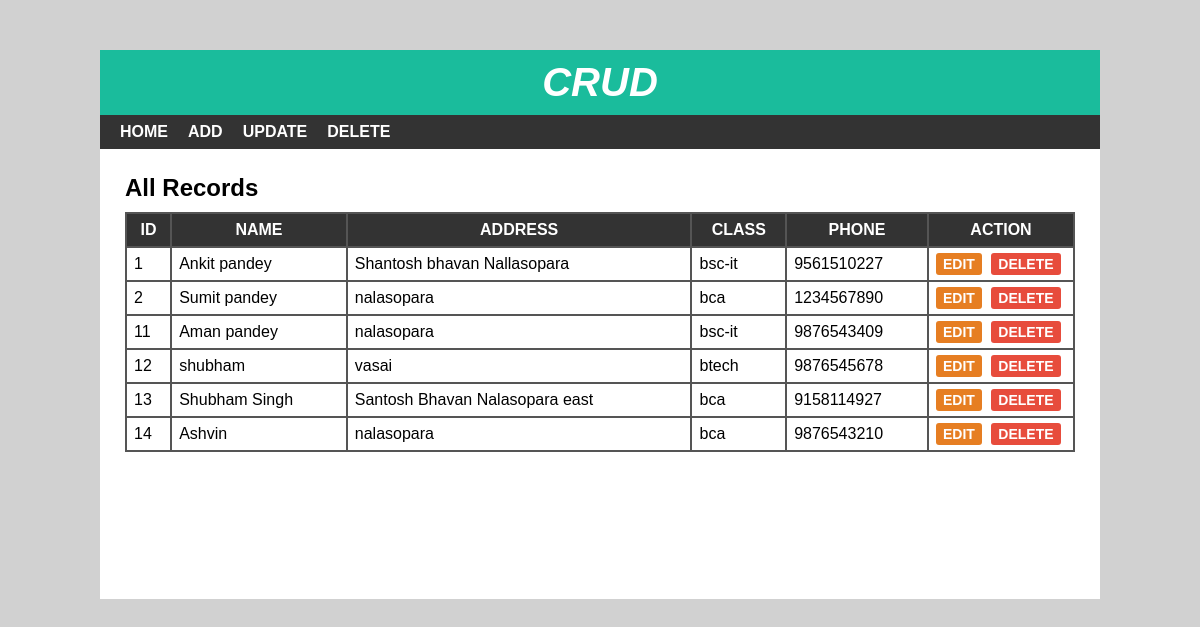
The page / on the database its author committed.
### tables this page shows
CREATE TABLE `student` (
  `sid` int(100) NOT NULL,
  `sname` varchar(30) NOT NULL,
  `saddress` varchar(100) NOT NULL,
  `sclass` int(10) NOT NULL,
  `sphone` varchar(10) NOT NULL
);

CREATE TABLE `studentclass` (
  `cid` int(11) NOT NULL,
  `cname` varchar(15) NOT NULL
);

### index.php (the view)
<?php
include 'header.php';
?>
<div id="main-content">
    <h2>All Records</h2>
    <?php
        include 'config.php';
         $sql = "SELECT * FROM student JOIN studentclass WHERE student.sclass = studentclass.cid";
         $result = mysqli_query($conn, $sql) or die("querry unsuccessful.");
         if(mysqli_num_rows($result) > 0){
    ?>
    <table cellpadding="7px">
        <thead>
            <th>Id</th>
            <th>Name</th>
            <th>Address</th>
            <th>Class</th>
            <th>Phone</th>
            <th>Action</th>
        </thead>
        <tbody>
            <?php
                 while($row = mysqli_fetch_assoc($result)){
            ?>
            <tr>
                <td>
                    <?php
                     echo $row['sid'];
                ?>
                </td>
                <td>
                    <?php
                     echo $row['sname'];
                ?>
                </td>
                <td>
                    <?php
                     echo $row['saddress'];
                ?>
                </td>
                <td>
                    <?php
                     echo $row['cname'];
                ?>
                </td>
                <td>
                    <?php
                     echo $row['sphone'];
                ?>
                </td>
                <td>
                    <a href='edit.php?id=<?php echo $row['sid']; ?>'>Edit</a>
                    <a href='delete-inline.php?id=<?php echo $row['sid']; ?>'>Delete</a>
                </td>
            </tr>
            <?php
                   }
            ?>
        </tbody>
    </table>
    <?php
         }
    ?>
</div>
</div>
</body>
</html>

### header.php (shortened to what this page needs)
<!DOCTYPE html>
<html lang="en">
<head>
  <link rel="stylesheet" href="css/style.css">
</head>
<body>
    <div id="wrapper">
        <div id="header">
            <h1>Crud</h1>
        </div>
        <div id="menu">
            <ul>
                <li>
                    <a href="index.php">Home</a>
                </li>
                <li>
                    <a href="add.php">Add</a>
                </li>
                <li>
                    <a href="update.php">Update</a>
                </li>
                <li>
                    <a href="delete.php">Delete</a>
                </li>
            </ul>
        </div>

### css/style.css (style rules this page uses)
body { font:16px arial; margin: 0; padding: 0; background: #d1d1d1; }
#wrapper { width: 1000px; margin: 50px auto 0; background-color: #fff; }
#header { text-align: center; background-color: #1abc9c; padding: 10px; }
#header h1 { color: #fff; font-size: 40px; font-style: italic; font-weight: 700; text-transform: uppercase; margin: 0; }
#menu { background-color: #333; }
#menu ul { font-size: 0; padding: 0 10px; margin: 0; list-style: none; }
#menu ul li { display: inline-block; }
#menu ul li a { color: #fff; font-size: 16px; font-weight: 600; padding: 8px 10px; display: block; text-decoration: none; text-transform: uppercase; transition: all 0.3s ease; }
#main-content { padding: 25px; min-height: 400px; }
#main-content h2 { margin: 0 0 10px; text-transform: capitalize; }
#main-content table { width: 100%; background-color: #555; margin: 0 0 20px; }
#main-content table th { color: #fff; background-color: #333; text-transform: uppercase; }
#main-content table th:last-child { width: 130px; }
#main-content table td { background-color: #fff; }
#main-content table td a { font-size: 14px; font-weight: 600; text-transform: uppercase; padding: 3px 7px; color: #fff; background-color: #e67e22; text-decoration: none; border-radius: 3px; }
#main-content table td a:nth-child(2) { background-color: #e74c3c; margin: 0 0 0 5px; }

### rows shown on the page
student: sid "1", sname "Ankit pandey", saddress "Shantosh bhavan Nallasopara", studentclass.cname "bsc-it", sphone "9561510227"
student: sid "2", sname "Sumit pandey", saddress "nalasopara", studentclass.cname "bca", sphone "1234567890"
student: sid "11", sname "Aman pandey", saddress "nalasopara", studentclass.cname "bsc-it", sphone "9876543409"
student: sid "12", sname "shubham", saddress "vasai", studentclass.cname "btech", sphone "9876545678"
student: sid "13", sname "Shubham Singh", saddress "Santosh Bhavan Nalasopara east", studentclass.cname "bca", sphone "9158114927"
student: sid "14", sname "Ashvin", saddress "nalasopara", studentclass.cname "bca", sphone "9876543210"
